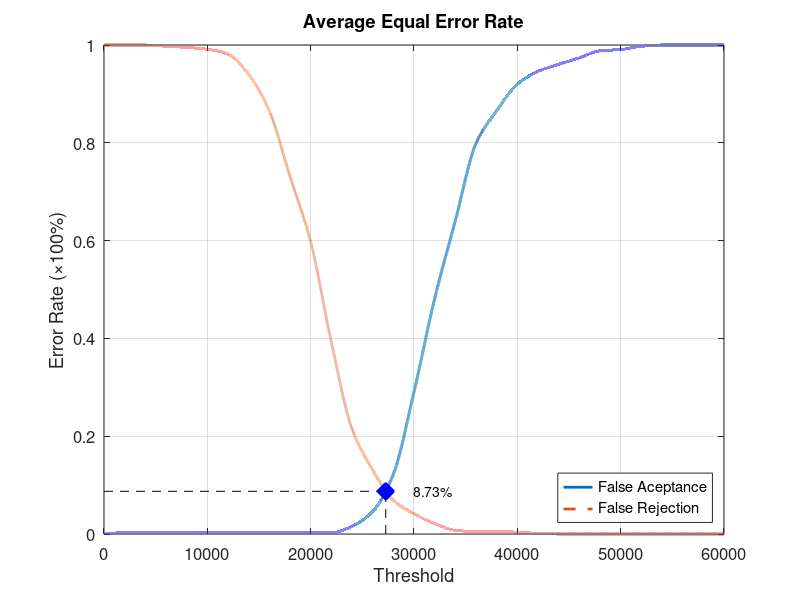
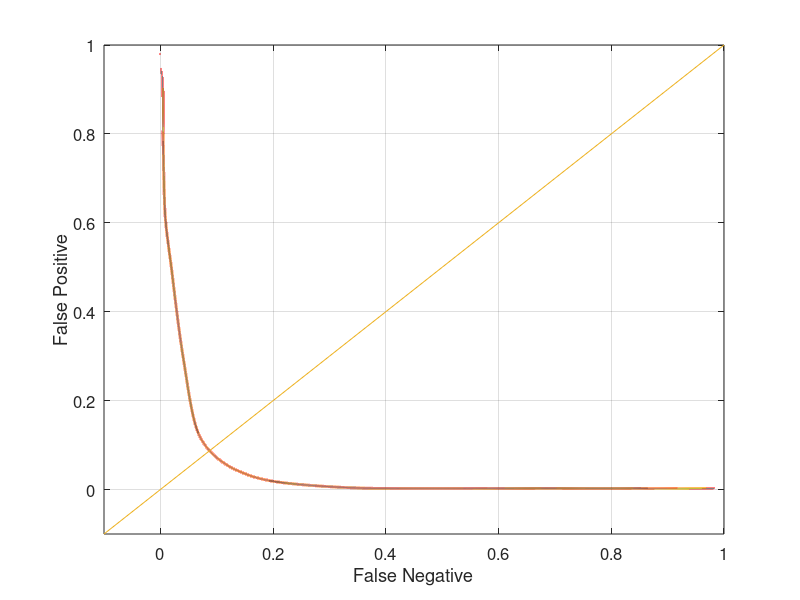

MATLAB code for these plots, in order:
function yEER = Experiment3Average
close all;
clear;
clc;
x = 0:2000:60000;
xq = 0:0.5:60000;

y0 = [0 0.00263158 0.00263158 0.00263158 0.00263158 0.00263158 0.00263158 0.00263158 0.00263158 0.00263158 0.00263158 0.00263158 0.0157895 0.0460526 0.122368 0.290789 0.481579 0.64079 0.798684 0.865789 0.919737 0.946053 0.960526 0.973684 0.988158 0.990789 0.997368 1 1 1 1];
yy0 = interp1(x, y0, xq, 'pchip');
y1 = [1 1 1 0.9975 0.995 0.99125 0.98125 0.94 0.865 0.73125 0.5975 0.3925 0.215 0.13125 0.06875 0.04125 0.02125 0.0075 0.005 0.005 0.00375 0.00125 0 0 0 0 0 0 0 0 0];
yy1 = interp1(x, y1, xq, 'pchip');

% Calculating EER: 
y2 = abs(y0 - y1);
find(y2 == min(y2))
yy2 = abs(yy0 - yy1);
xEER = find(yy2 == min(yy2));
xEERIndex = xq(xEER) % X-axis EER
yEER = yy0(xEER) % Y-axis EER

main = figure
plot(xq, yy0,'-','LineWidth', 2);	hold on
plot(xq, yy1,'--','LineWidth', 2);	hold on
plot([xEERIndex xEERIndex], [0 yEER], 'k--');	hold on
plot([0 xEERIndex], [yEER yEER], 'k--');	hold on
plot(xEERIndex, yEER, 'bx', 'LineWidth', 10);	hold on
text(xEERIndex + 10 * xEERIndex / 100, yEER, [num2str(round((10000 * yEER)) / 100) '%'])
legend('False Aceptance', 'False Rejection', 'Location', 'SouthEast')
xlabel('Threshold')
ylabel('Error Rate (\times100%)')
title('Average Equal Error Rate')
set(gca, 'FontSize', 12)
axis([0 60000 0 1])
grid on

print(main, 'Experiment3AverageMain', '-dpng');
FNRxFPR = figure('Color', [1 1 1]);
plot(yy1, yy0, '-', yy1, yy0, 'LineWidth', 2);
hold on
y = -0.1:0.1:1
plot(y, y); 
set(gca, 'FontSize', 12)
xlabel('False Negative')
ylabel('False Positive')
axis([-0.1 1 -0.1 1])
set(gca, 'FontSize', 12)
grid on

print(FNRxFPR, 'Experiment3AverageFNRxFPR','-dpng');
end
